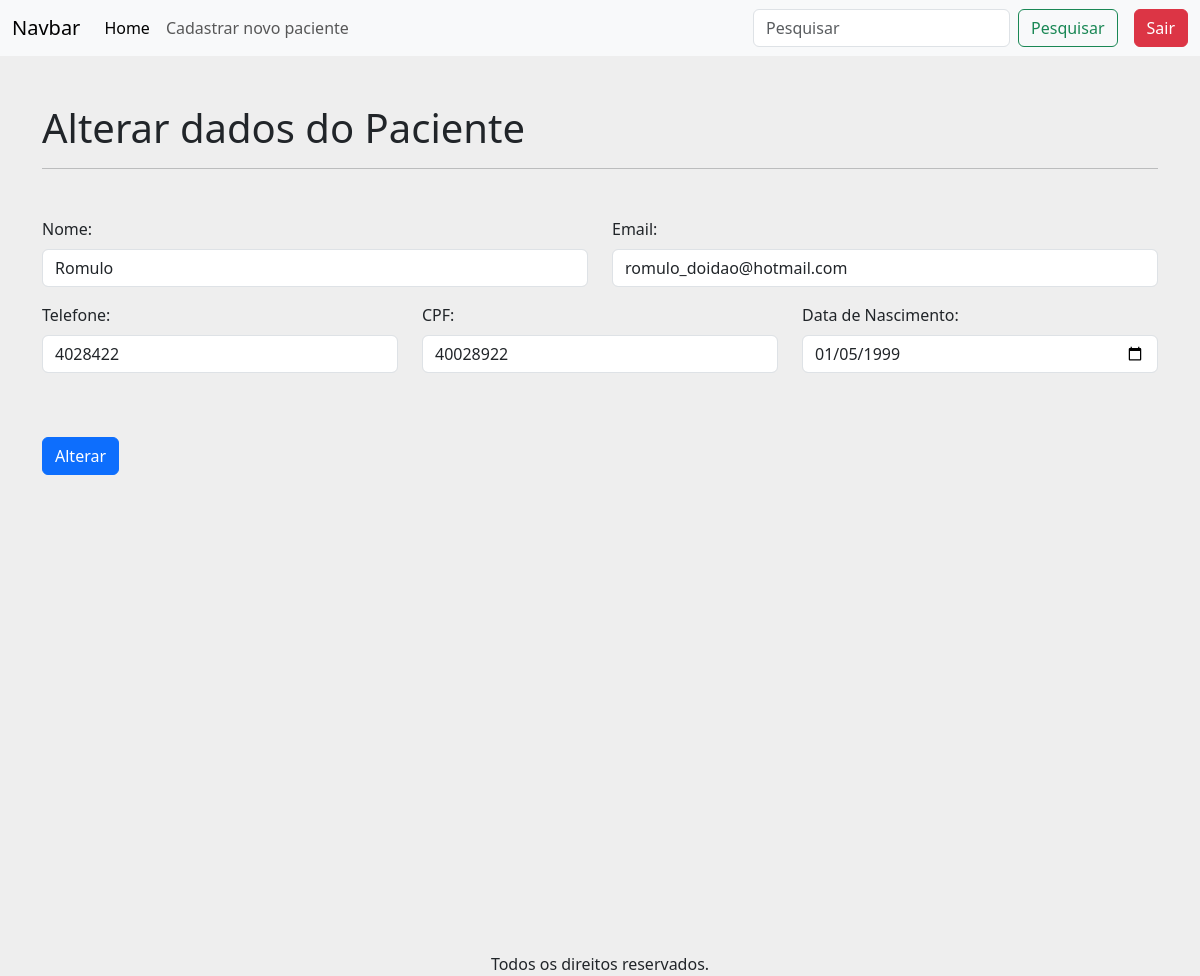
The page /alterarPaciente/1 (signed in) on the database as committed earlier.
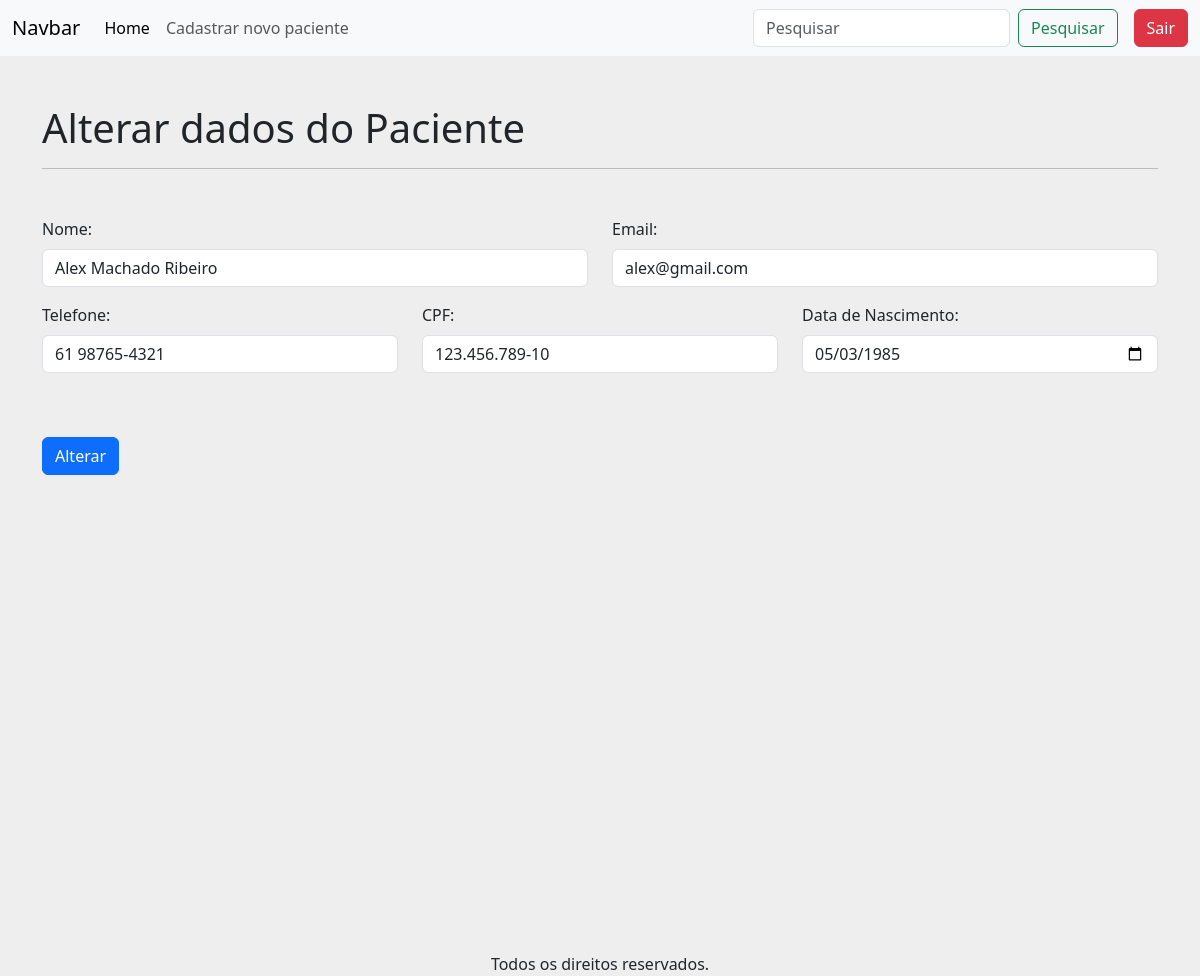
The same page on the database as committed later.
### apps/crud/models.py (models this page shows, shortened)
class Paciente(models.Model):
    codigo_paciente = models.AutoField(primary_key=True)
    nome = models.CharField(null=False, blank=False)
    cpf = models.CharField(max_length=14, unique=True, null=False, blank=False)
    email = models.EmailField(unique=True, null=False, blank=False)
    telefone = models.CharField(max_length=15, null=False, blank=False)
    data_nascimento = models.DateField(null=False, blank=False)
    sintomas = models.TextField(null=True, blank=True)

### apps/crud/views.py (the view, shortened to what this page needs)
# urls.py: path('alterarPaciente/<int:codigo_paciente>', views.alterar_paciente, name='alterar_paciente'),
@login_required
def alterar_paciente(request,codigo_paciente):
    paciente = Paciente.objects.get(codigo_paciente=codigo_paciente)
    return render(request, "alterar_dados.html", {'paciente':paciente})

### apps/crud/templates/alterar_dados.html (shortened to what this page needs)
{% extends 'base-crud.html' %}
{% load static %}
{% block content %}
<h1 class="mt-5">
    Alterar dados do Paciente
</h1>
<hr>
<form action="{% url 'alterar_paciente' paciente.codigo_paciente %}" method="POST">
    <div class="row mt-5">
        <div class="col-12 col-md-6 mb-3">
            <label for="nome" class="form-label">Nome:</label>
            <input type="text" class="form-control" id="nome" name="nome" value="{{ paciente.nome }}" required>
        </div>
        <div class="col-12 col-md-6 mb-3">
            <label for="email" class="form-label">Email:</label>
            <input type="email" class="form-control" id="email" name="email" value="{{ paciente.email }}" required>
        </div>
        <div class="col-12 col-md-6 col-lg-4 mb-3">
            <label for="telefone" class="form-label">Telefone:</label>
            <input type="text" class="form-control" id="telefone" name="telefone" value="{{ paciente.telefone }}" required>
        </div>
        <div class="col-12 col-md-6 col-lg-4 mb-3">
            <label for="cpf" class="form-label">CPF:</label>
            <input type="text" class="form-control" id="cpf" name="cpf"  value="{{ paciente.cpf }}" required>
        </div>
        <div class="col-12 col-md-6 col-lg-4 mb-3">
            <label for="data_nascimento" class="form-label">Data de Nascimento:</label>
            <input type="date" class="form-control" id="data_nascimento" name="data_nascimento" value="{{ paciente.data_nascimento|date:'Y-m-d' }}" required>
        </div>
        <div class="d-flex justify-content-start mt-5 mb-5">
            <button type="submit" class="btn btn-primary">Alterar</button>
        </div>
    </div>
</form>
{% endblock %}

### apps/crud/templates/base-crud.html (shortened to what this page needs)
<!doctype html>
<html lang="pt-br">
  <head>
    <link href="https://cdn.jsdelivr.net/npm/bootstrap@5.3.8/dist/css/bootstrap.min.css" rel="stylesheet">
  </head>
  <body style="background-color: #eee">
    {% include 'includes/header.html' %}
    <main class="container vh-100">
        {% block content %}{% endblock %}
    </main>
    {% include 'includes/footer.html' %}
  </body>
</html>

### apps/crud/templates/includes/header.html (shortened to what this page needs)
<header>
    <nav class="navbar navbar-expand-lg bg-body-tertiary">
        <div class="container-fluid">
            <a class="navbar-brand" href="{% url 'index' %}">
                Navbar
            </a>
            <div class="collapse navbar-collapse" id="navbarSupportedContent">
                <ul class="navbar-nav me-auto mb-2 mb-lg-0">
                    <li class="nav-item">
                        <a class="nav-link active"
                           aria-current="page"
                           href="{% url 'index' %}">
                            Home
                        </a>
                    </li>
                    <li class="nav-item">
                        <a class="nav-link"
                           href="{% url 'novo-paciente' %}">
                            Cadastrar novo paciente
                        </a>
                    </li>
                </ul>
                <form action="{% url 'buscar_paciente' %}"
                      method="GET"
                      class="d-flex"
                      role="search">
                    <input
                        class="form-control me-2"
                        type="search"
                        name="buscar"
                        placeholder="Pesquisar"
                        aria-label="Pesquisar"
                    >
                    <button class="btn btn-outline-success" type="submit">
                        Pesquisar
                    </button>
                </form>
                <a href="{% url 'logout' %}"
                   class="btn btn-danger ms-3">
                    Sair
                </a>
            </div>
        </div>
    </nav>
</header>

### apps/crud/templates/includes/footer.html
<footer class="container d-flex justify-content-center mt-5">
    Todos os direitos reservados.
</footer>

Rows that differ between the two databases and show on the page:
changed Paciente: nome "Romulo" → "Alex Machado Ribeiro"; email "romulo_doidao@hotmail.com" → "alex@gmail.com"; telefone "4028422" → "61 98765-4321"; cpf "40028922" → "123.456.789-10"; data_nascimento "01/05/1999" → "05/03/1985"
